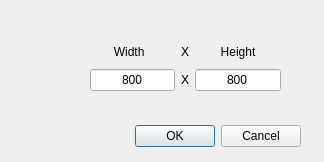
<?xml version="1.0" encoding="UTF-8"?>
<ui version="4.0">
 <class>newmap</class>
 <widget class="QDialog" name="newmap">
  <property name="geometry">
   <rect>
    <x>0</x>
    <y>0</y>
    <width>324</width>
    <height>162</height>
   </rect>
  </property>
  <property name="windowTitle">
   <string>Dialog</string>
  </property>
  <widget class="QDialogButtonBox" name="buttonBox">
   <property name="geometry">
    <rect>
     <x>120</x>
     <y>120</y>
     <width>181</width>
     <height>32</height>
    </rect>
   </property>
   <property name="orientation">
    <enum>Qt::Horizontal</enum>
   </property>
   <property name="standardButtons">
    <set>QDialogButtonBox::Cancel|QDialogButtonBox::Ok</set>
   </property>
  </widget>
  <widget class="QWidget" name="">
   <property name="geometry">
    <rect>
     <x>90</x>
     <y>40</y>
     <width>191</width>
     <height>51</height>
    </rect>
   </property>
   <layout class="QGridLayout" name="gridLayout">
    <item row="0" column="0">
     <widget class="QLabel" name="label">
      <property name="text">
       <string>Width  </string>
      </property>
      <property name="alignment">
       <set>Qt::AlignCenter</set>
      </property>
     </widget>
    </item>
    <item row="0" column="1">
     <widget class="QLabel" name="X_2">
      <property name="text">
       <string>X</string>
      </property>
     </widget>
    </item>
    <item row="0" column="2">
     <widget class="QLabel" name="label_2">
      <property name="text">
       <string>Height</string>
      </property>
      <property name="alignment">
       <set>Qt::AlignCenter</set>
      </property>
     </widget>
    </item>
    <item row="1" column="0">
     <widget class="QLineEdit" name="lineEditWidth">
      <property name="text">
       <string>800</string>
      </property>
      <property name="alignment">
       <set>Qt::AlignCenter</set>
      </property>
     </widget>
    </item>
    <item row="1" column="1">
     <widget class="QLabel" name="X">
      <property name="text">
       <string>X</string>
      </property>
     </widget>
    </item>
    <item row="1" column="2">
     <widget class="QLineEdit" name="lineEditHeight">
      <property name="text">
       <string>800</string>
      </property>
      <property name="alignment">
       <set>Qt::AlignCenter</set>
      </property>
     </widget>
    </item>
   </layout>
  </widget>
 </widget>
 <resources/>
 <connections>
  <connection>
   <sender>buttonBox</sender>
   <signal>accepted()</signal>
   <receiver>newmap</receiver>
   <slot>accept()</slot>
   <hints>
    <hint type="sourcelabel">
     <x>248</x>
     <y>254</y>
    </hint>
    <hint type="destinationlabel">
     <x>157</x>
     <y>274</y>
    </hint>
   </hints>
  </connection>
  <connection>
   <sender>buttonBox</sender>
   <signal>rejected()</signal>
   <receiver>newmap</receiver>
   <slot>reject()</slot>
   <hints>
    <hint type="sourcelabel">
     <x>316</x>
     <y>260</y>
    </hint>
    <hint type="destinationlabel">
     <x>286</x>
     <y>274</y>
    </hint>
   </hints>
  </connection>
 </connections>
</ui>
